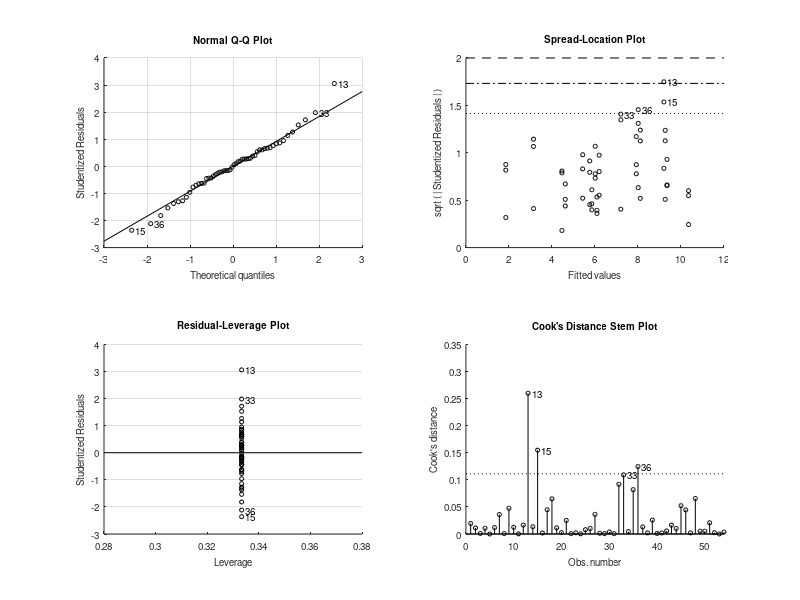
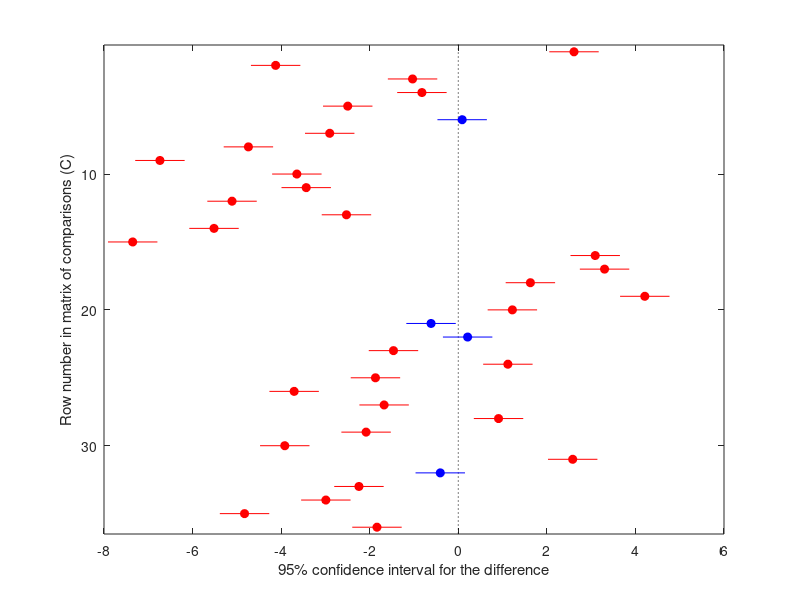
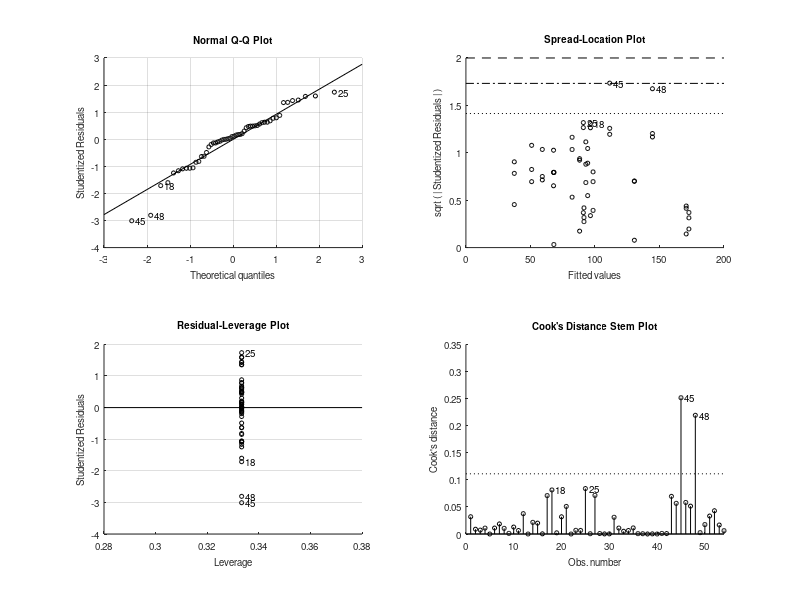
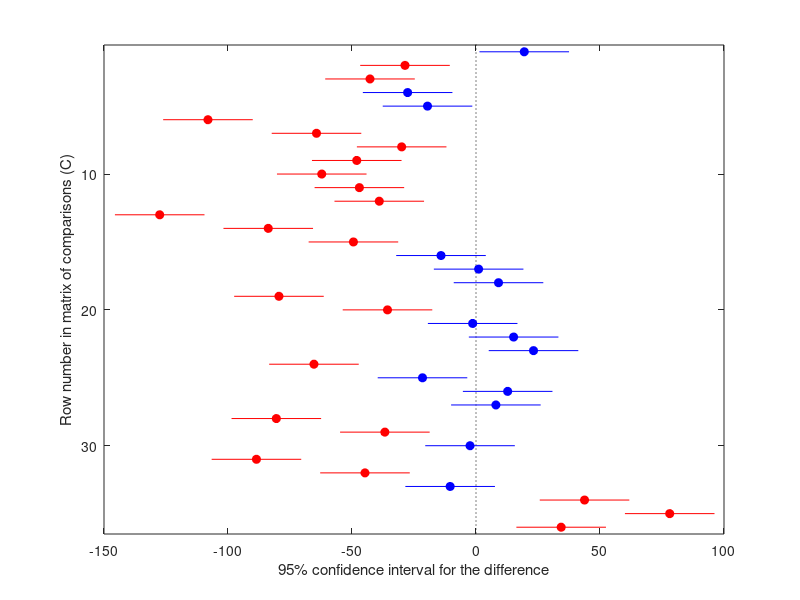

These figures' MATLAB source, in order:
%% Epsilon Anova

% load in distraction, sac, and trial order

% overall order
technique = ["MPerson SpineBoard", "Vacuum", "LTP Standard", "Scoop", "LogRoll",...
    "LTP", "MPerson Gurney", "MPerson Strap", "2Person lift"];

% Epsilon order:
E = [9 8 3 7 5 4 1 6 2];
E = 1:9;

load('Epsilon_Norm2.mat')

dist = distMaster;
sac = sacMaster;

%% Prepare data for Anova:

% collar is 0 0 0 1 1 1 (NC, C)
Collar = repmat([0 0 0 1 1 1]', 9, 1);
Technique = repmat(E-1, 6, 1);
Technique = Technique(:);

Subj = zeros(54,1);

% 
for n = 1:9
    tmpd{n} = cell2mat(dist{n}');
    tmps{n} = cell2mat(sac{n}');
    
    DistMean = mean(cell2mat(tmpd'),2);
    SacMean = mean(cell2mat(tmps'),2);
end

%% Anova
[~, ~, stats] = anovan(DistMean, {Technique, Collar}, 'model', 'interaction', 'varnames', {'Technique', 'Collar'});
figure('Name', 'Dist')
[results, ~, ~, gnames] = multcompare(stats);

[~, ~, stats] = anovan(SacMean, {Technique, Collar}, 'model', 'interaction', 'varnames', {'Technique', 'Collar'});
figure('Name', 'Sac')
[results, ~, ~, gnames] = multcompare(stats);
